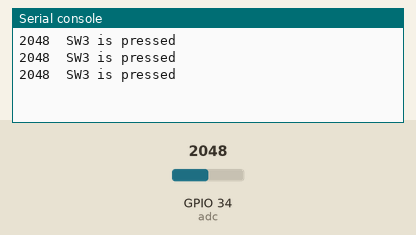
A program run on a simulated ESP32 board running MicroPython. On the bench: the last lines printed to the serial console. The inputs (shaded band) are chosen by the test bench; at power-on: GPIO 34 (adc) = 2048 (analog values on the 0–4095 scale).

Above: at 1.2 s.
1.3 s: GPIO 34 (adc) set to 491
At 1.9 s:
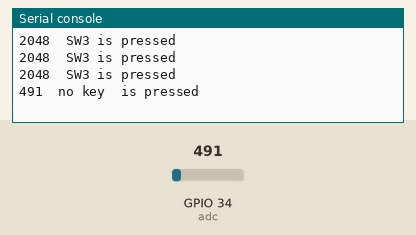
3.0 s: GPIO 34 (adc) set to 0
At 3.3 s:
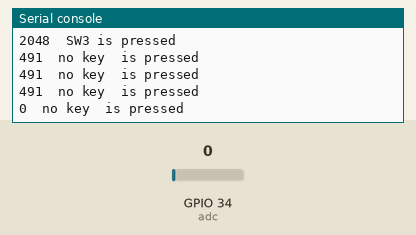

The program:

lesson_29_Five_AD_keys.py
```python
# Import Pin and ADC modules.
from machine import ADC,Pin
import time

# Turn on and configure the ADC with the range of 0-3.3V
adc=ADC(Pin(34))
adc.atten(ADC.ATTN_11DB)
adc.width(ADC.WIDTH_12BIT)

while True:
    adcvalue = adc.read()
    print(adcvalue, end = '')
    if adcvalue <= 500:
        print("  no key  is pressed")
    elif adcvalue <= 1000:
        print("  SW5 is pressed")
    elif adcvalue <= 2000:
        print("  SW4 is pressed")
    elif adcvalue <= 3000:
        print("  SW3 is pressed")
    elif adcvalue <= 4000:
        print("  SW2 is pressed")
    else:
        print("  SW1 is pressed")
    time.sleep(0.5)
```

Measured:
- after the input at 1.3 s, the serial console: prints a new line after 0.20 s (image 1)
- after the input at 3.0 s, the serial console: prints a new line at once (image 2)
